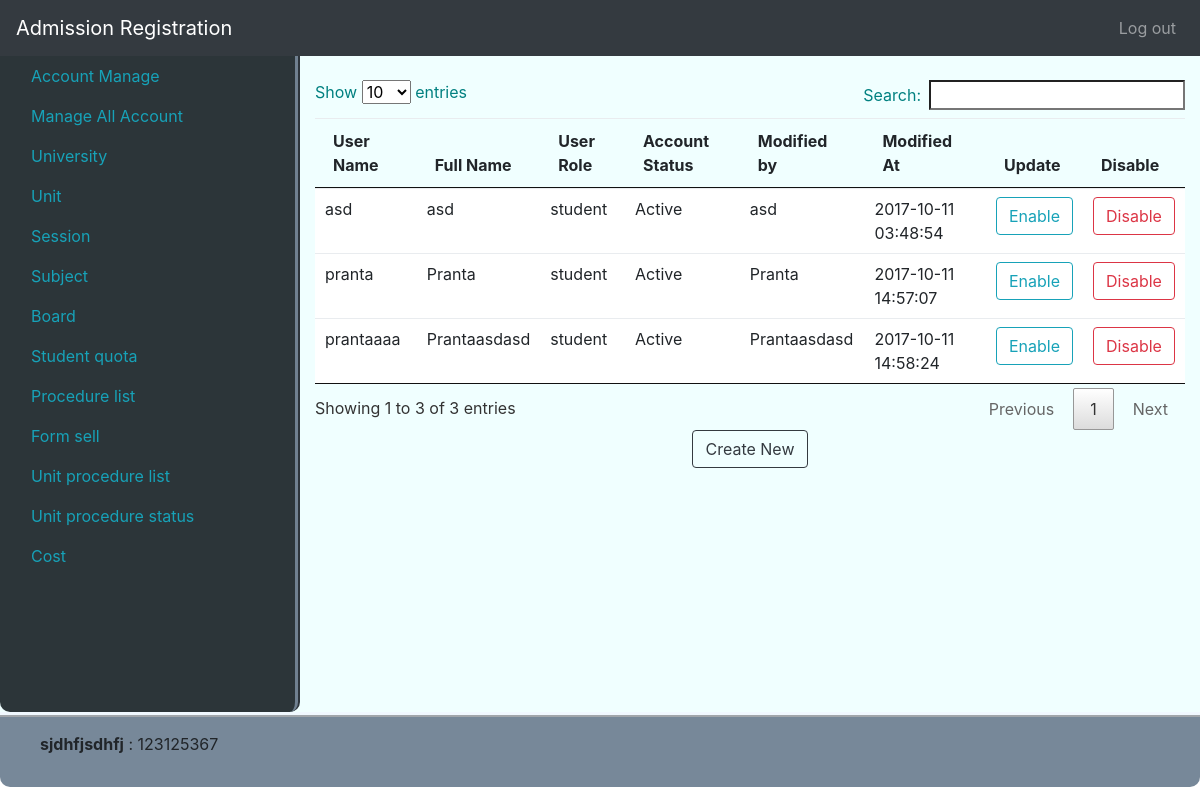
/manageallaccount (signed in), run on an earlier commit of the app's database.
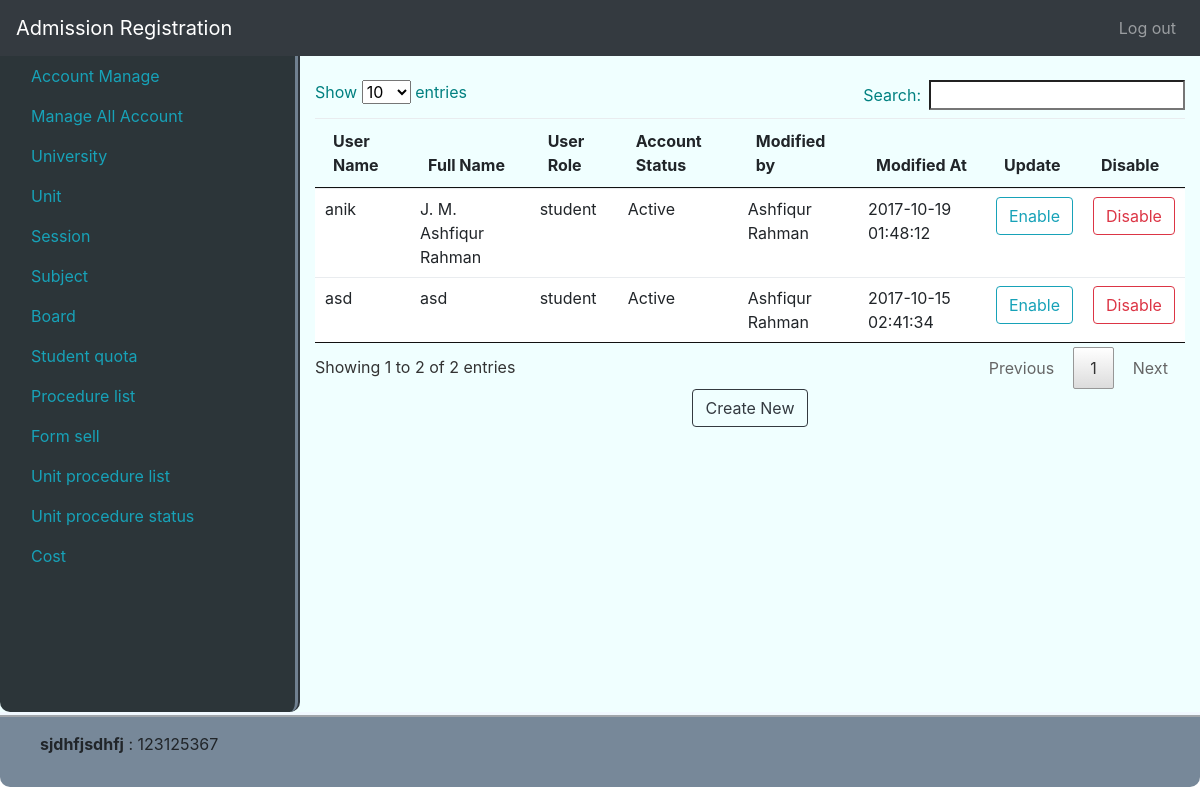
And on a later commit of the database.
### tables this page shows
CREATE TABLE `users` (
  `id` int(11) NOT NULL,
  `full_name` varchar(256) NOT NULL,
  `user_name` varchar(20) NOT NULL,
  `password` varchar(256) NOT NULL,
  `user_role` enum('admin','manager','data_entry','student') NOT NULL,
  `account_status` tinyint(1) NOT NULL,
  `modified_by` int(11) NOT NULL,
  `modified_at` timestamp NOT NULL DEFAULT CURRENT_TIMESTAMP ON UPDATE CURRENT_TIMESTAMP
);

### system/libs/Load.php (called while the page is built, shortened)
<?php
class Load
{
    public function view($fileName, $data = false)
    {
        include 'app/views/'.$fileName.'.php';
    }
    public function model($modelName){
        return new $modelName();
    }
}

### app/controllers/ManageAllAccount.php (called while the page is built, shortened)
<?php
class ManageAllAccount  extends MainController{
    public function index(){
        self::allAcoount();
    }
    public function allAcoount(){
        $pageName = ['pageName' => 'Manage All User'];
        $this->load->view('partials/header', $pageName);
        $simpleModel = $this->load->model('SimpleModel');
        $cond = "user_role != 'admin'";
        $table['list'] = $simpleModel->getAll('users', $cond);
        $table['users'] = $simpleModel->getAll('users');
        $this->load->view('admin/manageAllAccount', $table);
        $this->load->view('partials/footer');
    }
}

### index.php (called while the page is built, shortened)
<?php
$mail = new Main();

### system/libs/Database.php (called while the page is built, shortened)
<?php
class Database extends PDO {
    public function select($sql, $data = array(), $fetchStyle = PDO::FETCH_ASSOC){
        $stmt = $this->prepare($sql);
        $stmt->execute();
        return $stmt->fetchAll($fetchStyle);
    }
}

### app/models/SimpleModel.php (called while the page is built, shortened)
<?php
class SimpleModel extends MainModel {
    public function getAll($table, $cond = false){
        if($cond){
            $sql = "SELECT * FROM $table WHERE $cond";
        }else{
            $sql = "SELECT * FROM $table";
        }
        return $this->db->select($sql);
    }
}

### system/libs/MainController.php (called while the page is built, shortened)
<?php
class MainController
{
    public function __construct()
    {
        $this->load = new Load();
    }
}

### system/libs/MainModel.php (called while the page is built, shortened)
<?php
class MainModel{
    public function __construct(){
        $dsn = 'mysql:dbname=se_addmission; host=localhost';
        $user = 'root';
        $pass = '';
        $this->db = new Database($dsn,$user,$pass);
    }
}

### app/views/admin/manageAllAccount.php (the view, shortened to what this page needs)
<div class="col">
    <div class="table-responsive">
        <br />
        <table id="session_table" class="table">
            <thead>
                <tr>
                    <th >User Name</th>
                    <th >Full Name</th>
                    <th >User Role</th>
                    <th >Account Status</th>
                    <th >Modified by</th>
                    <th >Modified At</th>
                    <th >Update</th>
                    <th >Disable</th>
                </tr>
            </thead>
            <tbody>
            <?php foreach ($data['list'] as $key => $value){?>
                <tr>
                    <td><span><?php echo $value['user_name']?></span> </td>
                    <td><span><?php echo $value['full_name']?></span> </td>
                    <td><span><?php echo $value['user_role']?></span> </td>
                    <td>
                        <?php if($value['account_status'] == '1'){
                            echo "Active";
                        }else{
                            echo "Disabled";
                        }?>
                    </td>
                    <td>
                        <?php
                        foreach ($data['users'] as $k => $v) {
                            if($v['id'] == $value['modified_by']){
                                echo $v['full_name'];
                            }
                        }
                        ?>
                    </td>
                    <td><?php echo $value['modified_at']?></td>
                    <td>
                        <form action="<?php echo BASE_URL?>/manageallaccount/enable" method="post">
                            <button type="submit" name="enable" value="<?php echo $value['id']?>" class="btn btn-outline-info my-2 my-sm-0" >Enable</button>
                        </form>
                    </td>
                    <td>
                        <form action="<?php echo BASE_URL?>/manageallaccount/disable" method="post">
                            <button type="submit" name="disable" value="<?php echo $value['id']?>" class="btn btn-outline-danger my-2 my-sm-0" >Disable</button>
                        </form>
                    </td>
                </tr>
            <?php }?>
            </tbody>
        </table>
    </div>
    <div class="col crtbtn">
        <button type="button" id="add_button" data-toggle="modal" data-target="#dataModal" class="btn btn-outline-dark my-2 my-sm-0 crtbtn" onclick="btn_add(this);">Create New</button>
    </div>
</div>

What changed in the data, as far as the page shows it:
no longer on one of the page's lists (row edited): users: full_name "asd"
removed users: user_name "pranta", full_name "Pranta", user_role "student", account_status "Active", modified_at "2017-10-11 14:57:07", $value['id'] 17 (drawn)
removed users: user_name "prantaaaa", full_name "Prantaasdasd", user_role "student", account_status "Active", modified_at "2017-10-11 14:58:24", $value['id'] 18 (drawn)
changed users "asd": modified_at "2017-10-11 03:48:54" → "2017-10-15 02:41:34"
now on this page (row edited): users: full_name "Ashfiqur Rahman"
added users: user_name "anik", full_name "J. M. Ashfiqur Rahman", user_role "student", account_status "Active", modified_at "2017-10-19 01:48:12", $value['id'] 23 (drawn)
Also different on the page:
text written by a page script: "Show entries Search: Showing 1 to 3 of 3 entries Previous 1 Next" → "Show entries Search: Showing 1 to 2 of 2 entries Previous 1 Next"
